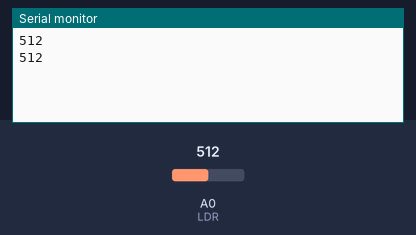
This sketch was run on a simulated Arduino Uno, built with avr-gcc and run on an emulated ATmega328P. Shown: the last lines printed to the serial monitor. Inputs (shaded band) come from the test bench; at power-on: A0 (LDR) = 512.

Above: at 1.2 s.
1.3 s: A0 (LDR) set to 716
At 2.4 s:
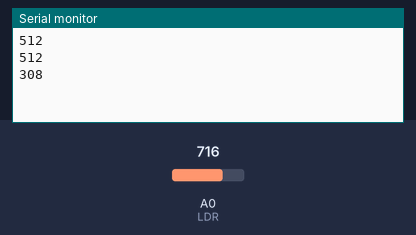
2.8 s: A0 (LDR) set to 900
At 3.8 s:
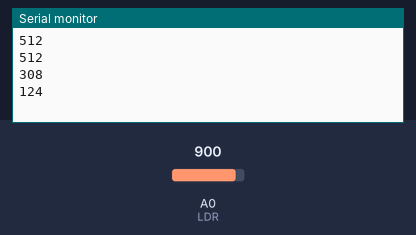
Timing chart, 0 to 5.8 s (numbered marks = the images above; inputs shaded):
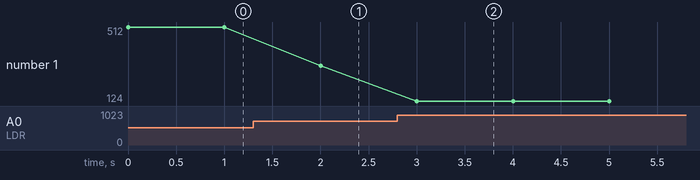

Measured:
- after the input at 1.3 s, the serial monitor: prints a new line after 0.70 s (image 1)
- after the input at 2.8 s, the serial monitor: prints a new line after 0.20 s (image 2)
- plotted number 1: 512 → 308 after the input at 1.3 s, 308 → 124 after the input at 2.8 s

The sketch:

ldr.ino
```cpp
#define LDR 0 // the LDR will be connected to AIO1, i.e. analog 0

void setup () {
  Serial.begin(9600);
  pinMode(14+LDR, INPUT_PULLUP);
}

void loop () {
  // measure analog value and convert the 0..1023 result to 255..0
  byte value = 255 - analogRead(LDR) / 4;

    Serial.println(1024-analogRead(LDR));

    delay(1000);
}
```
